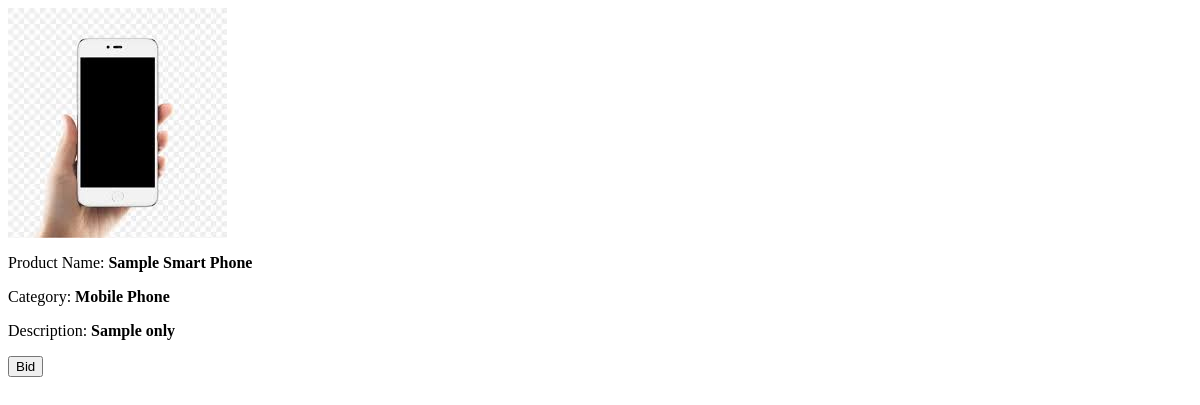
/view_prod.php?id=1, run on an earlier commit of the app's database.
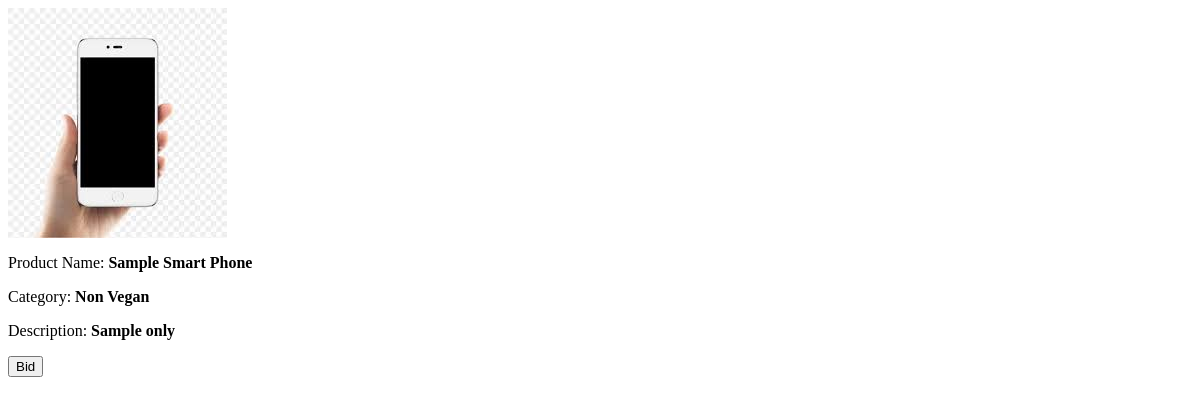
And on a later commit of the database.
### tables this page shows
CREATE TABLE `products` (
  `id` int(30) NOT NULL,
  `contact` BIGINT(20) NOT NULL,
  `address` TEXT NOT NULL,
  `username` VARCHAR(200) NOT NULL,
  `category_id` int(30) NOT NULL,
  `name` varchar(200) NOT NULL,
  `description` text NOT NULL,
  `start_bid` float NOT NULL,
  `regular_price` float NOT NULL,
  `bid_end_datetime` datetime NOT NULL,
  `img_fname` text NOT NULL,
  `date_created` datetime NOT NULL DEFAULT current_timestamp(),
  `buyer_id` BIGINT(20) NOT NULL,
  `seller_authId` BIGINT(20) NOT NULL,
  `bid_amt` BIGINT(20) NOT NULL
);

CREATE TABLE `categories` (
  `id` int(30) NOT NULL,
  `name` varchar(200) NOT NULL
);

### view_prod.php (the view, shortened to what this page needs)
<?php include 'admin/db_connect.php' ?>
<?php
if(isset($_GET['id'])){
$qry = $conn->query("SELECT * FROM products where id= ".$_GET['id']);
$cat_qry = $conn->query("SELECT * FROM categories where id = $category_id");
$category = $cat_qry->num_rows > 0 ? $cat_qry->fetch_array()['name'] : '' ;
}
?>
<div class="container-fluid">
	<img src="admin/assets/uploads/<?php echo $img_fname ?>" class="d-flex w-100" alt="">
	<br>
	<p>Product Name: <large><b><?php echo $name ?></b></large></p>
	<p>Category: <b><?php echo $category ?></b></p>
	<p>Description: <b><?php echo $description ?></b></p>
	<div class="col-md-12">
		<button class="btn btn-primary btn-block btn-sm" type="button" id="bid">Bid</button>
	</div>
</div>

What changed in the data, as far as the page shows it:
changed through a linked row, products: id.name "Mobile Phone" → "Non Vegan"
